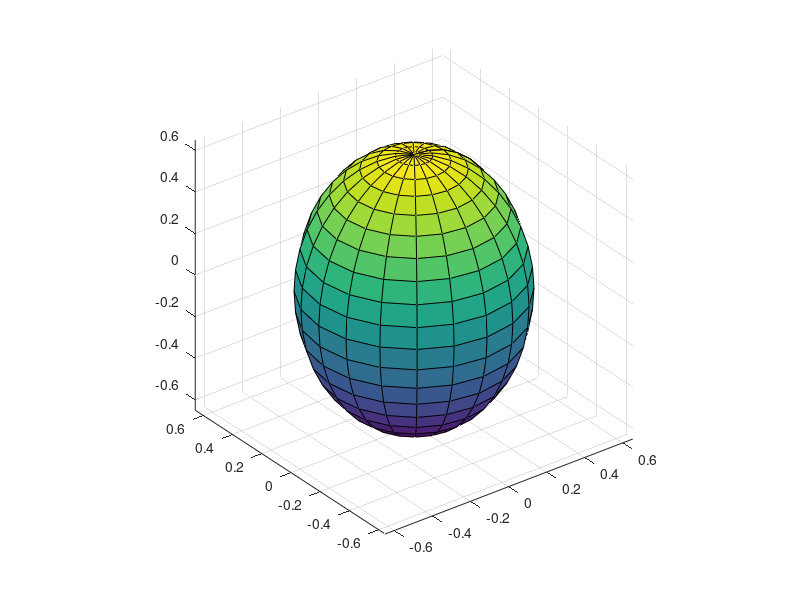

The MATLAB script that drew this image:
clc
clear
% close all
% 
% figure(1)
% % plaque 54 b2-1
% [X,Y,Z] = ellipsoid(0,0,0,0.001133,0.001056,0.000971);
% surf(X,Y,Z);
% ellipsoid(0,0,0,0.001133,0.001056,0.000971);;
% axis equal
% hold on
% s = surf(X+.0025,Y+0.005,Z);
% % changes rotation to eigenvectors from DT
% direction = [0.190611 -0.01495 -0.03425];
% rotate(s,direction,360)
% 
% figure(2)
% % plaque 28 cc2-I
% [X,Y,Z] = ellipsoid(0,0,0,0.001349,0.001255,0.001139);
% surf(X,Y,Z);
% ellipsoid(0,0,0,0.001133,0.001056,0.000971);;
% axis equal
% hold on
% s = surf(X+.0025,Y+0.005,Z);
% % changes rotation to eigenvectors from DT
% direction = [-0.067487 0.016808	-0.024211];
% rotate(s,direction,360)

figure(3)
% example
[X,Y,Z] = ellipsoid(0,0,0,0.5,0.5,0.65);
surf(X,Y,Z);
ellipsoid(0,0,0,0.001133,0.001056,0.000971);;
axis equal
hold on
s = surf(X+.0025,Y+0.005,Z);
% changes rotation to eigenvectors from DT
direction = [-0.5 0.75	-0];
rotate(s,direction,360)